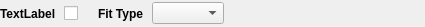
<?xml version="1.0" encoding="UTF-8"?>
<ui version="4.0">
 <class>DistributionTypeWidget</class>
 <widget class="QWidget" name="DistributionTypeWidget">
  <property name="geometry">
   <rect>
    <x>0</x>
    <y>0</y>
    <width>425</width>
    <height>27</height>
   </rect>
  </property>
  <property name="sizePolicy">
   <sizepolicy hsizetype="Preferred" vsizetype="Minimum">
    <horstretch>0</horstretch>
    <verstretch>0</verstretch>
   </sizepolicy>
  </property>
  <property name="windowTitle">
   <string>Form</string>
  </property>
  <layout class="QHBoxLayout" name="horizontalLayout">
   <property name="spacing">
    <number>8</number>
   </property>
   <property name="margin">
    <number>0</number>
   </property>
   <item>
    <widget class="QLabel" name="distributionLabel">
     <property name="styleSheet">
      <string notr="true">QLabel {
font-weight: bold;
font-size: 12px;
}</string>
     </property>
     <property name="text">
      <string>TextLabel</string>
     </property>
    </widget>
   </item>
   <item>
    <widget class="QCheckBox" name="distributionCheckBox">
     <property name="text">
      <string/>
     </property>
    </widget>
   </item>
   <item>
    <spacer name="horizontalSpacer_2">
     <property name="orientation">
      <enum>Qt::Horizontal</enum>
     </property>
     <property name="sizeType">
      <enum>QSizePolicy::Fixed</enum>
     </property>
     <property name="sizeHint" stdset="0">
      <size>
       <width>12</width>
       <height>20</height>
      </size>
     </property>
    </spacer>
   </item>
   <item>
    <widget class="QLabel" name="label">
     <property name="styleSheet">
      <string notr="true">QLabel {
font-weight: bold;
font-size: 12px;
}</string>
     </property>
     <property name="text">
      <string>Fit Type</string>
     </property>
    </widget>
   </item>
   <item>
    <widget class="QComboBox" name="distributionTypeCombo"/>
   </item>
   <item>
    <spacer name="horizontalSpacer">
     <property name="orientation">
      <enum>Qt::Horizontal</enum>
     </property>
     <property name="sizeHint" stdset="0">
      <size>
       <width>40</width>
       <height>20</height>
      </size>
     </property>
    </spacer>
   </item>
  </layout>
 </widget>
 <resources/>
 <connections>
  <connection>
   <sender>distributionCheckBox</sender>
   <signal>toggled(bool)</signal>
   <receiver>distributionTypeCombo</receiver>
   <slot>setEnabled(bool)</slot>
   <hints>
    <hint type="sourcelabel">
     <x>87</x>
     <y>20</y>
    </hint>
    <hint type="destinationlabel">
     <x>195</x>
     <y>25</y>
    </hint>
   </hints>
  </connection>
 </connections>
</ui>
